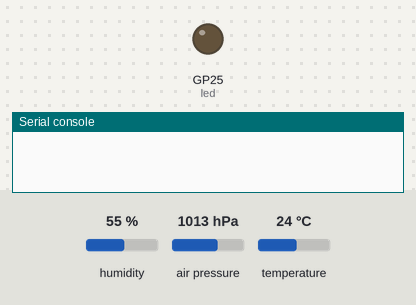
Simulated run of this program. Board: Raspberry Pi Pico running MicroPython. Parts: output pins drawn as LEDs (lit = HIGH), the last lines printed to the serial console. The test bench sets the inputs (shaded band); at power-on: humidity 55 %, air pressure 1013 hPa, temperature 24 °C. At 31.0 s the program stops and its outputs stay as they are.

Above: at 0.1 s.
At 30.1 s:
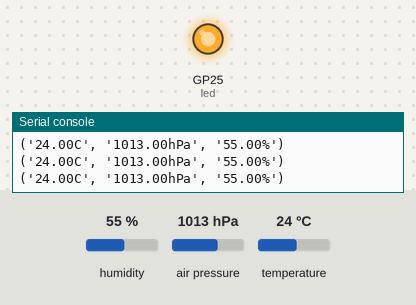
Timing chart, 0 to 32.0 s (numbered marks = the images above):
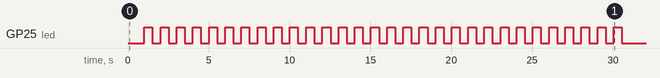

The program:

verifysensor.py
```python
""" verifysensor.py

verify bme280 sensor on i2c bus
"""

import sys
from time import sleep
from machine import Pin, I2C
import bme280_float as bme280

ADDRESS = 119
REPEAT = 3
INTERVAL = 10

i2c=I2C(0,sda=Pin(0), scl=Pin(1), freq=100000)
led = Pin('LED', Pin.OUT)
sleep(1)

try:
    #while True:
    for i in range(REPEAT):
        bme=bme280.BME280(i2c=i2c, address=ADDRESS)
        print(bme.values)
        #sleep(10)
        for j in range(INTERVAL):
            led.on()
            sleep(0.5)
            led.off()
            sleep(0.5)

except OSError as error:
    print("\nOSError, exiting")
    print(error)
    led.off()
    sys.exit(1)

except RuntimeError as error:
    print("\nRuntimeError, exiting")
    print(error)
    led.off()
    sys.exit(1)

except KeyboardInterrupt:
    print("Keyboard interrupt, program stopped")
    led.off()
    sys.exit(0)
```
